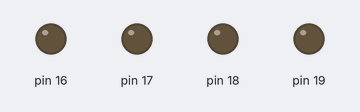
A sketch run on a simulated Arduino Uno, built with avr-gcc and run on an emulated ATmega328P. Shown: output pins drawn as LEDs (lit = HIGH).

Above: at 0.6 s.
At 1.9 s:
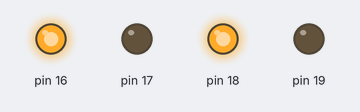
At 4.4 s:
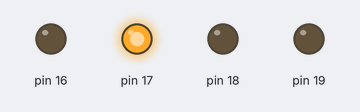
At 7.0 s:
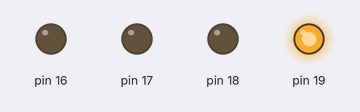
Timing chart, 0 to 10.0 s (numbered marks = the images above):
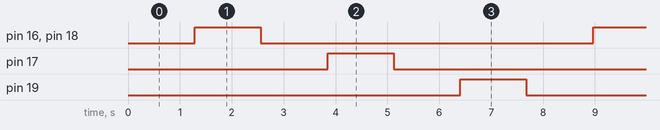

Measured:
- by itself, pin 16–19: alternates HIGH for 1.3 s and LOW for 6.4 s
- by itself, everything shown: repeats every 7.7 s, in 7 steps

The sketch:

Motor_Test.ino
```cpp
#include "../mini_PF_pins.hpp"

void setup(){
}

byte duty = 0;
void loop(){
    // 左右正回転
    for(duty = 0; duty < 255; duty++){
        analogWrite(PIN_MOTOR_L_1,duty); // 左モータ
        analogWrite(PIN_MOTOR_L_2,   0);
        analogWrite(PIN_MOTOR_R_1,duty); // 右モータ
        analogWrite(PIN_MOTOR_R_2,   0);
        delay(10);
    }

    // ブレーキ
    analogWrite(PIN_MOTOR_L_1,255);
    analogWrite(PIN_MOTOR_L_2,255);
    analogWrite(PIN_MOTOR_R_1,255);
    analogWrite(PIN_MOTOR_R_2,255);


    // 左逆回転
    for(duty = 0; duty < 255; duty++){
        analogWrite(PIN_MOTOR_L_1,   0); // 左モータ
        analogWrite(PIN_MOTOR_L_2,duty);
        analogWrite(PIN_MOTOR_R_1,   0); // 右モータ
        analogWrite(PIN_MOTOR_R_2,   0);
        delay(10);
    }

    // ブレーキ
    analogWrite(PIN_MOTOR_L_1,255);
    analogWrite(PIN_MOTOR_L_2,255);
    analogWrite(PIN_MOTOR_R_1,255);
    analogWrite(PIN_MOTOR_R_2,255);


    // 右逆回転
    for(duty = 0; duty < 255; duty++){
        analogWrite(PIN_MOTOR_L_1,   0); // 左モータ
        analogWrite(PIN_MOTOR_L_2,   0);
        analogWrite(PIN_MOTOR_R_1,   0); // 右モータ
        analogWrite(PIN_MOTOR_R_2,duty);
        delay(10);
    }

    // ブレーキ
    analogWrite(PIN_MOTOR_L_1,255);
    analogWrite(PIN_MOTOR_L_2,255);
    analogWrite(PIN_MOTOR_R_1,255);
    analogWrite(PIN_MOTOR_R_2,255);
}
```
